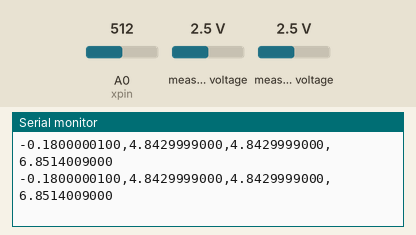
This sketch was run on a simulated Arduino Uno, built with avr-gcc and run on an emulated ATmega328P. On the bench: the last lines printed to the serial monitor. The inputs (shaded band) are chosen by the test bench; at power-on: A0 (xpin) = 512, measured voltage 2.5 V.

Above: at 1.2 s.
1.3 s: A0 (xpin) set to 716
At 1.37 s:
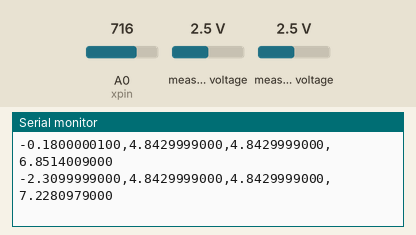
4.3 s: A0 (xpin) set to 900
At 4.35 s:
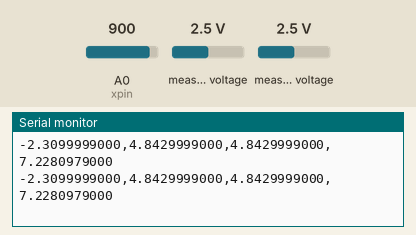
Timing chart, 0 to 7.3 s (numbered marks = the images above; inputs shaded):
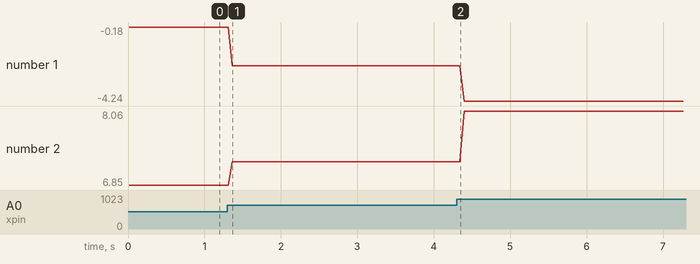

Measured:
- after the input at 1.3 s, the serial monitor: prints a new line after 0.07 s (image 1)
- plotted number 1: -0.18 → -2.31 after the input at 1.3 s, -2.31 → -4.24 after the input at 4.3 s
- plotted number 2: 6.85 → 7.23 after the input at 1.3 s, 7.23 → 8.06 after the input at 4.3 s

The sketch:

telemetry.ino
```cpp
#include <Adafruit_ADS1X15.h>
#include <Wire.h>
Adafruit_ADS1115 ads;

int xpin = A0;

void setup() {
  Serial.begin(9600);
  ads.begin();
}
void loop() {
  int16_t adc0,adc2;
  adc0 = ads.readADC_SingleEnded(0);
  adc2 = ads.readADC_SingleEnded(2);
  int xvalue = analogRead(xpin);                               //reads values from x-pin & measures acceleration in X direction
  int x = map(xvalue, 399, 590, -100, 100);               //maps the extreme ends analog values from -100 to 100 for our understanding
  int y = map(adc0, 6911, 10507, -1000, 1000);
  int z = map(adc2, 6911, 10507, -1000, 1000);

  float xg = (float)x/(-100.00);                          //converts the mapped value into acceleration in terms of "g"
  float yg = (float)y/(-1000.00);
  float zg =(float)z/(-1000.00);
  float acc=  sqrt( float(xg*xg)+float(yg*yg)+float(zg*zg));

//-------------------------------------telemetry-----------------------------------------------------------------------------------
 char xg_text[30];
 char yg_text[30];
 char zg_text[30];
 char acc_text[30];

  dtostrf(xg, 10, 10, xg_text);
  dtostrf(yg, 10, 10, yg_text);
  dtostrf(zg, 10, 10, zg_text);
  dtostrf(acc, 10, 10, acc_text);

  char text[125];
  snprintf(text, 125, "%s,%s,%s,%s", xg_text, yg_text, zg_text, acc_text);
  Serial.println(text);
//----------------------------------------------------------------------------------------------------------------------------------//

  if(acc>=1.30 || acc<=-1.30){
    digitalWrite(2, HIGH); //switch green LED on
  }else{
     digitalWrite(2, LOW);
  }
  if(acc>-1.30 && acc<1.30){
    digitalWrite(0, HIGH); //switch red LED on
  }else{
     digitalWrite(0, LOW);
  }
  delay(1);
}
```
